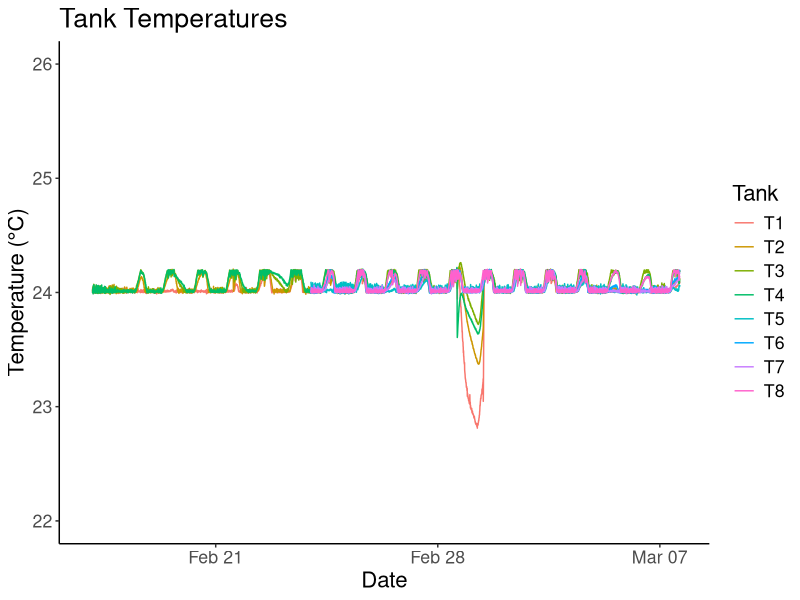
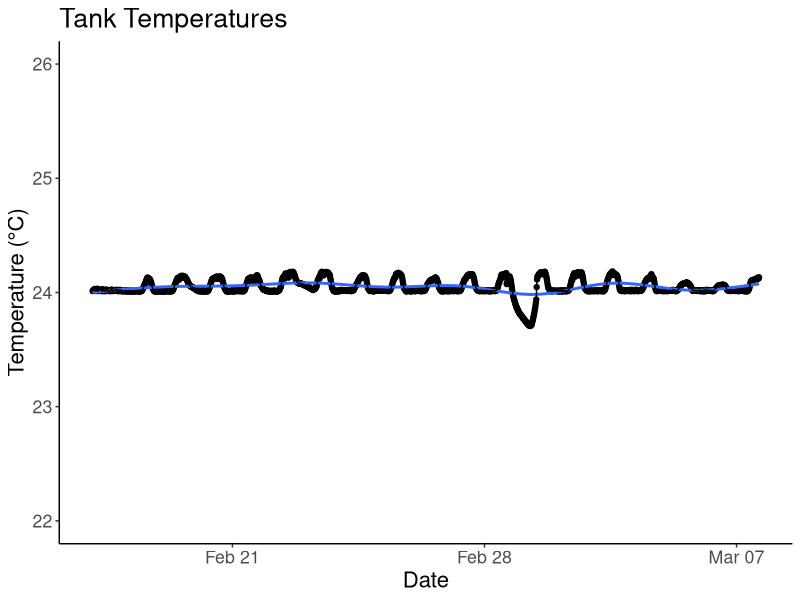
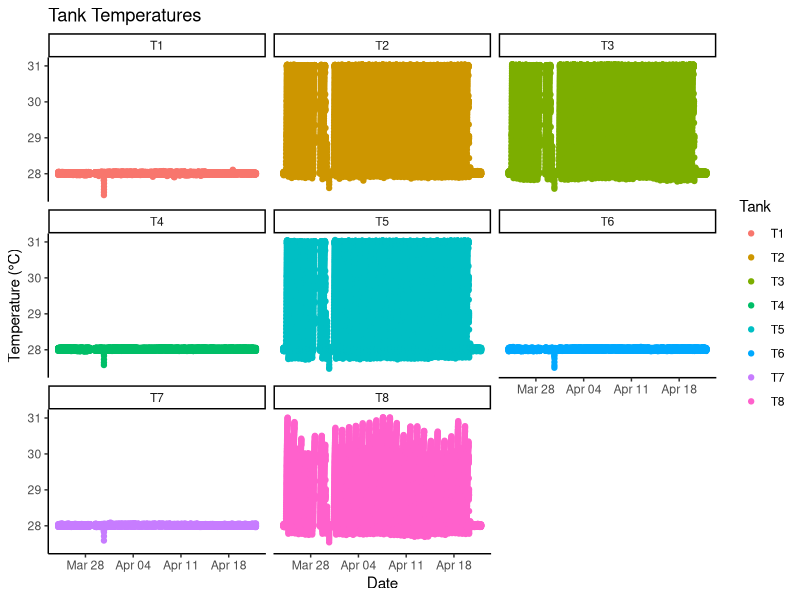
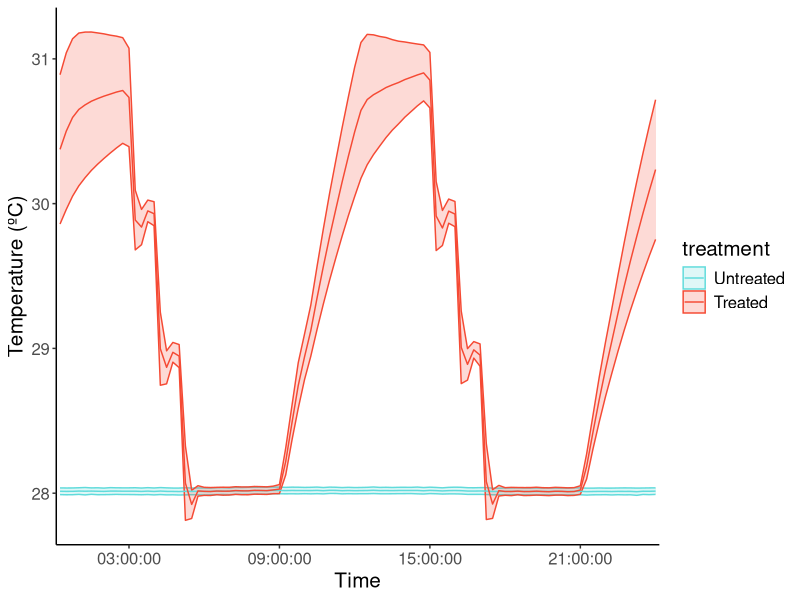
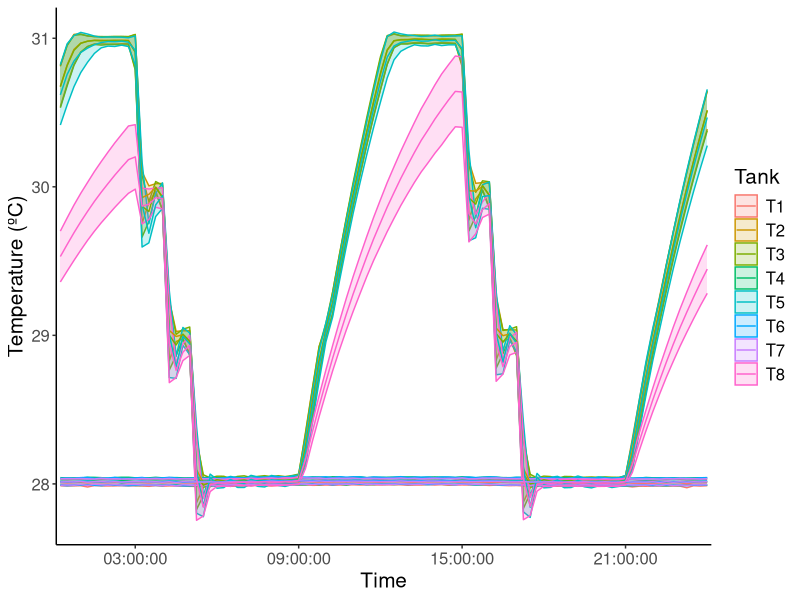
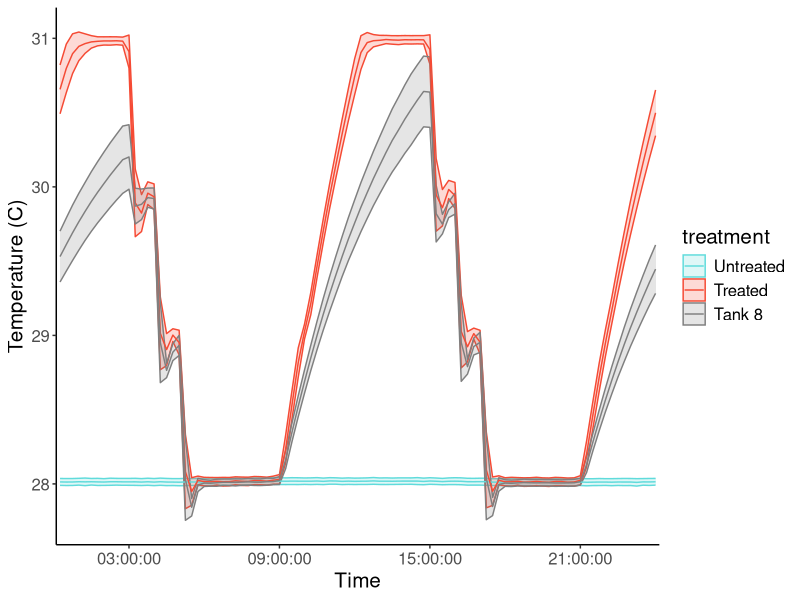
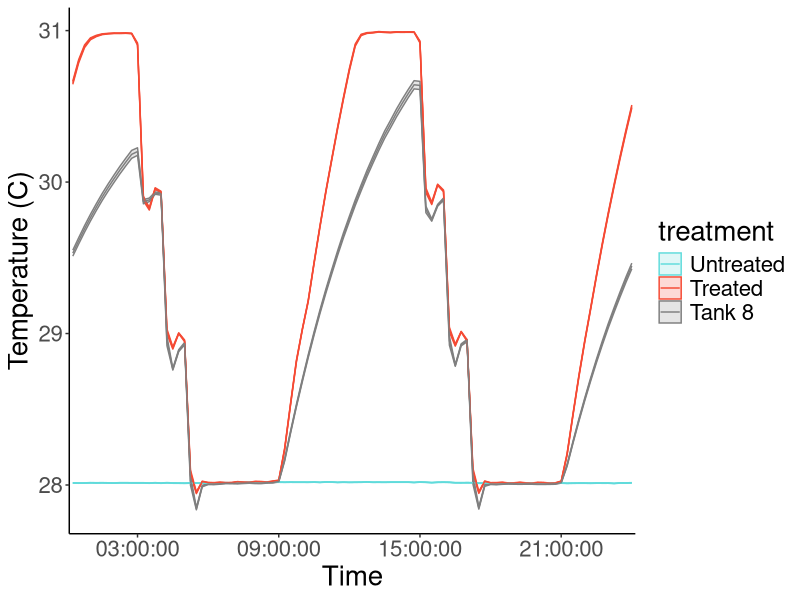
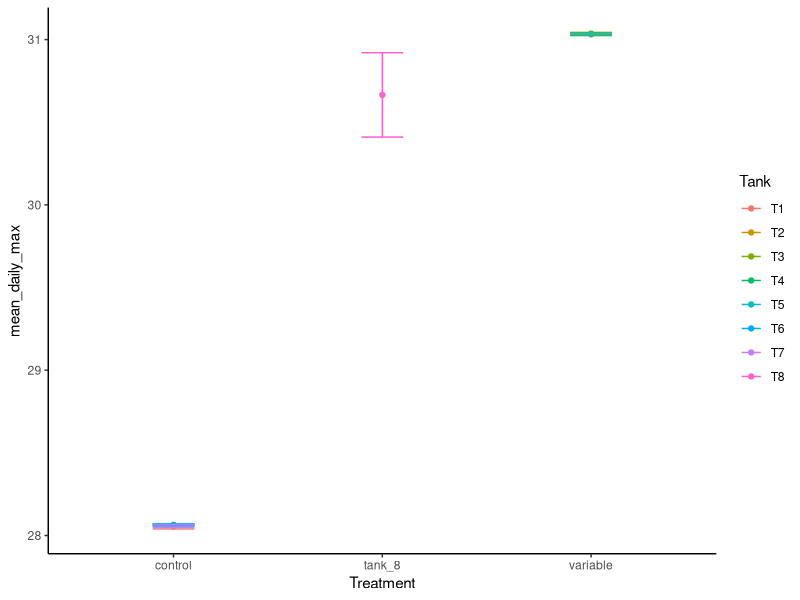

Recreate these plots in R, in order. (Note: this script raises an error after producing the figures.)
## ---- chunk 1
library(tidyverse)
library(plotrix) #for standard error function
library(cowplot)

feb4<- readxl::read_xlsx("Data from LabVIEW/20220204_TemperatureData edited.xlsx", col_types = c("date", "numeric", "numeric", 
        "numeric", "numeric", "numeric", 
        "numeric", "numeric", "numeric", 
        "numeric", "numeric", "numeric", 
        "numeric", "numeric", "numeric", 
        "numeric", "numeric"))
feb23 <- readxl::read_xlsx("Data from LabVIEW/20220223_TemperatureData edited.xlsx")
march7 <- readxl::read_xlsx("Data from LabVIEW/20220307_TemperatureData - Copy.xlsx")
march29 <- readxl::read_xlsx("Data from LabVIEW/20220329_TemperatureData.xlsx")
april15 <- readxl::read_xlsx("Data from LabVIEW/20220415_TemperatureData.xlsx")

april25 <- readxl::read_xlsx("Data from LabVIEW/20220425_TemperatureData (1).xlsx") #had to convert to csv because dates weren't reading in correctly

CBASS <- readxl::read_xlsx("Data from LabVIEW/CBASS_labview.xlsx")

may11 <- readxl::read_xlsx("Data from LabVIEW/20220511_TemperatureData.xlsx")
may20 <- readxl::read_xlsx("Data from LabVIEW/20220520_TemperatureData.xlsx")
june10 <- readxl::read_xlsx("Data from LabVIEW/20220610_TemperatureData - Copy.xlsx")
june24 <- readxl::read_xlsx("Data from LabVIEW/20220624_TemperatureData (1).xlsx")
july6 <- readxl::read_xlsx("Data from LabVIEW/20220706_TemperatureData.xlsx", 
    col_types = c("date", "numeric", "numeric", 
        "numeric", "numeric", "numeric", 
        "numeric", "numeric", "numeric", 
        "numeric", "numeric", "numeric", 
        "numeric", "numeric", "numeric", 
        "numeric", "numeric"))
july8 <- readxl::read_xlsx("Data from LabVIEW/20220708_TemperatureData edited.xlsx")
july20 <- read_csv("Data from LabVIEW/20220720_TemperatureData.csv") #had to convert to csv because dates weren't reading in correctly
  july20$Time <- lubridate::mdy_hms(july20$Time)
## ---- chunk 2
acclimation <- bind_rows(feb4, feb23) 
temptreatment<- bind_rows(march7, march29, april15) #treatment started march 24 and ended april 20
temptreatment %>% filter(Time >= as.Date("2022-03-24") & Time <= as.Date("2022-04-22")) -> temptreatment
#filter out one anomalous data point
  temptreatment %>% 
    filter(T1<23) 
# Set the specific data point to NA
temptreatment[temptreatment$T1 < 22.5, "T1"]= NA
  temptreatment %>% 
    filter(T1<23) #its gone now

CBASS #april 22
recovery <- bind_rows(april15, april25, may11, may20, june10) #recovery started april 23 and ended june 21
  recovery %>% filter(Time >= as.Date("2022-04-23") & Time <= as.Date("2022-06-22")) -> recovery
heatstressassay <- bind_rows(june10, june24, july6, july8, july20) #ramp up started june 21
## ---- chunk 3
#tanks 1-4 had Pclivosa in them since Feb 4, so they were maintained at 24 C. Tanks 5-8 didn't get Acer until Feb 24, so that's why their temps fluctuate before then.
#need to remove tank temps for tanks 5-8 for dates before feb 24 and before feb 17 for tanks 1-4
#ended up doing this manually in Excel

acclimation %>% 
  filter(Time >= as.Date("2022-02-17")) %>% 
  dplyr::select(Time:T8) %>% 
  pivot_longer(T1:T8, names_to="Tank", values_to ="Temp") %>% 
  ggplot(data = .,
       aes(x = Time, y = Temp, color = Tank)) +
  geom_line() + 
  theme_classic() +
  labs(title = "Tank Temperatures",
       y = "Temperature (°C)",
       x = "Date") +
  scale_y_continuous(limits = c(22, 26)) +
  theme(text = element_text(size = 16)) #all font sizes
## ---- chunk 4
#need to clean up this graph,summarize all the tanks together
acclimation$Time <- lubridate::round_date(acclimation$Time, unit = "15 min")

acclimation %>% 
  filter(Time >= as.Date("2022-02-17")) %>% 
  dplyr::select(Time:T8) %>% 
  pivot_longer(T1:T8, names_to="Tank", values_to ="Temp") %>% 
  drop_na(Temp) %>% 
  dplyr::group_by(Time) %>% 
  dplyr::summarise(avg_temp = mean(Temp), se = std.error(Temp)) %>% 
  ggplot(., aes(x=Time, y=avg_temp)) + 
  geom_point() +
  geom_smooth() +
  theme_classic() +
   geom_line() +
  labs(title = "Tank Temperatures",
       y = "Temperature (°C)",
       x = "Date") +
  scale_y_continuous(limits = c(22, 26)) +
  theme(text = element_text(size = 16)) #all font sizes
## ---- chunk 5
#all tanks separated
temptreatment %>% 
  dplyr::select(Time:T8) %>% 
  pivot_longer(T1:T8, names_to="Tank", values_to ="Temp") %>% 
  ggplot(data = .,
       aes(x = Time, y = Temp, color = Tank)) +
  geom_point() + 
  theme_classic() +
  facet_wrap(~Tank) +
  labs(title = "Tank Temperatures",
       y = "Temperature (°C)",
       x = "Date")
#ggsave("temptreatment_28d.pdf", width = 10, height = 6)
## ---- chunk 6
#summary figure of average tank temp during 24-hr period over the 28 days
temptreatment$Time <- lubridate::round_date(temptreatment$Time, unit = "15 min")
temptreatment %>% drop_na() -> temptreatment

temptreatment %>% 
  filter(Time >= "2022-03-24 09:00:00") %>% 
  filter(Time <= "2022-04-20 09:00:00") %>% 
    #remove tissue sampling time points because during those times, you modified the tank temps to all hold at  28 C
  filter(!Time >= "2022-03-30 09:00:00" | !Time <= "2022-03-31 09:00:00") %>% 
  dplyr::select(Time:T8) %>% 
  pivot_longer(T1:T8, names_to="Tank", values_to ="Temp") %>% 
  tidyr::separate(Time, c("Date", "Time"), sep = "\\ ") %>% 
  mutate(treatment = case_when(Tank == "T1" ~ "control",
                               Tank == "T2" ~ "variable",
                               Tank == "T3" ~ "variable",
                               Tank == "T4" ~ "control",
                               Tank == "T5" ~ "variable", 
                               Tank == "T6" ~ "control",
                               Tank == "T7" ~ "control",
                               Tank == "T8" ~ "variable")) %>% 
  dplyr::group_by(Time, treatment) %>% 
  dplyr::summarise(avg_temp = mean(Temp), sd = sd(Temp)) %>% 
  ggplot(., aes(x=Time, y=avg_temp, color = treatment)) + 
  theme_classic() +
  geom_ribbon(aes(fill=treatment, group = treatment, ymin = avg_temp - sd, ymax = avg_temp + sd), alpha = 0.2) +
   geom_line(aes(group = treatment)) +
  scale_x_discrete(breaks = c("03:00:00", "09:00:00", "15:00:00", "21:00:00")) +
  labs(y="Temperature (ºC)") +
  scale_color_manual(labels=c("Untreated", "Treated"), values = c( "#60DBDB", "#F54A34"))+
  scale_fill_manual(labels=c("Untreated", "Treated"), values = c( "#60DBDB", "#F54A34")) +
  theme(text = element_text(size = 15)) 
#ggsave("summarytemptreatment_stdeviation.pdf", width = 10, height = 6)
## ---- chunk 7
temptreatment %>% 
  filter(Time >= "2022-03-24 09:00:00") %>% 
  filter(Time <= "2022-04-20 09:00:00") %>% 
    #remove tissue sampling time points because during those times, you modified the tank temps to all hold at  28 C
  filter(!Time >= "2022-03-30 09:00:00" | !Time <= "2022-03-31 09:00:00") %>% 
  dplyr::select(Time:T8) %>% 
  pivot_longer(T1:T8, names_to="Tank", values_to ="Temp") %>% 
  tidyr::separate(Time, c("Date", "Time"), sep = "\\ ") %>% 
  # mutate(treatment = case_when(Tank == "T1" ~ "control",
  #                              Tank == "T2" ~ "variable",
  #                              Tank == "T3" ~ "variable",
  #                              Tank == "T4" ~ "control",
  #                              Tank == "T5" ~ "variable", 
  #                              Tank == "T6" ~ "control",
  #                              Tank == "T7" ~ "control",
  #                              Tank == "T8" ~ "variable")) %>% 
  dplyr::group_by(Time, Tank) %>% 
  dplyr::summarise(avg_temp = mean(Temp), sd = sd(Temp)) %>% 
  ggplot(., aes(x=Time, y=avg_temp, color = Tank)) + 
  theme_classic() +
  geom_ribbon(aes(fill=Tank, group = Tank, ymin = avg_temp - sd, ymax = avg_temp + sd), alpha = 0.2) +
   geom_line(aes(group = Tank)) +
  scale_x_discrete(breaks = c("03:00:00", "09:00:00", "15:00:00", "21:00:00")) +
  labs(y="Temperature (ºC)") +
 # scale_color_manual(labels=c("Control", "Variable"), values = c( "#60DBDB", "#F54A34"))+
 # scale_fill_manual(labels=c("Control", "Variable"), values = c( "#60DBDB", "#F54A34")) +
  theme(text = element_text(size = 15)) 
#ggsave("summarytemptreatment_alltanks_sd.pdf", width = 10, height = 6)
## ---- chunk 8
temptreatment %>% 
  filter(Time >= "2022-03-24 09:00:00") %>% 
  filter(Time <= "2022-04-20 09:00:00") %>% 
    #remove tissue sampling time points because during those times, you modified the tank temps to all hold at  28 C
  filter(!Time >= "2022-03-30 09:00:00" | !Time <= "2022-03-31 09:00:00") %>% 
  dplyr::select(Time:T8) %>% 
  pivot_longer(T1:T8, names_to="Tank", values_to ="Temp") %>% 
  tidyr::separate(Time, c("Date", "Time"), sep = "\\ ") %>% 
  mutate(treatment = case_when(Tank == "T1" ~ "control",
                               Tank == "T2" ~ "variable",
                               Tank == "T3" ~ "variable",
                               Tank == "T4" ~ "control",
                               Tank == "T5" ~ "variable",
                               Tank == "T6" ~ "control",
                               Tank == "T7" ~ "control")) %>%
  dplyr::group_by(Time, treatment) %>% 
  dplyr::summarise(avg_temp = mean(Temp), sd = sd(Temp)) %>% 
  ggplot(., aes(x=Time, y=avg_temp, color = treatment)) + 
  theme_classic() +
  geom_ribbon(aes(fill=treatment, group = treatment, ymin = avg_temp - sd, ymax = avg_temp + sd), alpha = 0.2) +
   geom_line(aes(group = treatment)) +
  scale_x_discrete(breaks = c("03:00:00", "09:00:00", "15:00:00", "21:00:00")) +
  labs(y="Temperature (C)") +
  scale_color_manual(labels=c("Untreated", "Treated", "Tank 8"), values = c( "#60DBDB", "#F54A34", "grey"))+
  scale_fill_manual(labels=c("Untreated", "Treated", "Tank 8"), values = c( "#60DBDB", "#F54A34", "grey")) +
  theme(text = element_text(size = 15)) 
#ggsave("summarytemptreatment_tank8separate_sd.pdf", width = 10, height = 6)
## ---- chunk 9
#with standard error instead of standard deviation

temptreatment %>% 
  filter(Time >= "2022-03-24 09:00:00") %>% 
  filter(Time <= "2022-04-20 09:00:00") %>% 
    #remove tissue sampling time points because during those times, you modified the tank temps to all hold at  28 C
  filter(!Time >= "2022-03-30 09:00:00" | !Time <= "2022-03-31 09:00:00") %>% 
  dplyr::select(Time:T8) %>% 
  pivot_longer(T1:T8, names_to="Tank", values_to ="Temp") %>% 
  tidyr::separate(Time, c("Date", "Time"), sep = "\\ ") %>% 
  mutate(treatment = case_when(Tank == "T1" ~ "control",
                               Tank == "T2" ~ "variable",
                               Tank == "T3" ~ "variable",
                               Tank == "T4" ~ "control",
                               Tank == "T5" ~ "variable", 
                               Tank == "T6" ~ "control",
                               Tank == "T7" ~ "control")) %>% 
  dplyr::group_by(Time, treatment) %>% 
  dplyr::summarise(avg_temp = mean(Temp), se = std.error(Temp)) %>% 
  ggplot(., aes(x=Time, y=avg_temp, color = treatment)) + 
  theme_classic() +
  geom_ribbon(aes(fill=treatment, group = treatment, ymin = avg_temp - se, ymax = avg_temp + se), alpha = 0.2) +
   geom_line(aes(group = treatment)) +
  scale_x_discrete(breaks = c("03:00:00", "09:00:00", "15:00:00", "21:00:00")) +
  labs(y="Temperature (C)") +
  scale_color_manual(labels=c("Untreated", "Treated", "Tank 8"), values = c( "#60DBDB", "#F54A34", "grey"))+
  scale_fill_manual(labels=c("Untreated", "Treated", "Tank 8"), values = c( "#60DBDB", "#F54A34", "grey")) +
  theme(text = element_text(size = 20)) 
#ggsave("summarytemptreatment_tank8separate_stderr.pdf", width = 10, height = 6)
## ---- chunk 10
temptreatment %>% 
  filter(Time >= "2022-03-24 09:00:00") %>% 
  filter(Time <= "2022-04-20 09:00:00") %>% 
    #remove tissue sampling time points because during those times, you modified the tank temps to all hold at  28 C
  filter(!Time >= "2022-03-30 09:00:00" | !Time <= "2022-03-31 09:00:00") %>% 
  dplyr::select(Time:T8) %>% 
  pivot_longer(T1:T8, names_to="Tank", values_to ="Temp") %>% 
  tidyr::separate(Time, c("Date", "Time"), sep = "\\ ") %>% 
  mutate(Treatment = case_when(Tank == "T1" ~ "control",
                               Tank == "T2" ~ "variable",
                               Tank == "T3" ~ "variable",
                               Tank == "T4" ~ "control",
                               Tank == "T5" ~ "variable", 
                               Tank == "T6" ~ "control",
                               Tank == "T7" ~ "control",
                               Tank == "T8" ~ "tank_8")) %>% 
  mutate(Species = case_when(Tank == "T1" ~ "Pclivosa",
                             Tank == "T2" ~ "Pclivosa",
                               Tank == "T3" ~ "Pclivosa",
                               Tank == "T4" ~ "Pclivosa",
                               Tank == "T5" ~ "Acervicornis", 
                               Tank == "T6" ~ "Acervicornis",
                               Tank == "T7" ~ "Acervicornis",
                               Tank == "T8" ~ "Acervicornis")) %>% 
  group_by(Tank, Date, Treatment, Species) %>% 
  summarise(daily_max = max(Temp), daily_min = min(Temp), daily_range = (max(Temp)-min(Temp))) %>% 
  ungroup() %>% 
  group_by(Tank, Treatment, Species) %>% 
  summarise(mean_daily_max=mean(daily_max),sd_daily_max=sd(daily_max), mean_daily_min=mean(daily_min),sd_daily_min=sd(daily_min),mean_daily_range=mean(daily_max - daily_min), sd_daily_range=sd(daily_max - daily_min)) -> meanmaxminrange_summarytable

meanmaxminrange_summarytable %>% 
  group_by(Treatment) %>% summarise(mean_max=mean(mean_daily_max),sd_max=sd(mean_daily_max), mean_min=mean(mean_daily_min),sd_min=sd(mean_daily_min),mean_range=mean(mean_daily_max - mean_daily_min), sd_daily_range=sd(mean_daily_max - mean_daily_min))

ggplot(meanmaxminrange_summarytable, aes(x=Treatment, y=mean_daily_max, color=Tank)) +
  geom_point() +
  geom_errorbar(aes(ymin = mean_daily_max - sd_daily_max, ymax = mean_daily_max + sd_daily_max), width = 0.2) +
  theme_classic()

ggplot(meanmaxminrange_summarytable, aes(x=Treatment, y=mean_daily_min, color=Tank)) +
  geom_point() +
  geom_errorbar(aes(ymin = mean_daily_min - sd_daily_min, ymax = mean_daily_min + sd_daily_min), width = 0.2) +
  theme_classic()

ggplot(meanmaxminrange_summarytable, aes(x=Treatment, y=mean_daily_range, color=Tank)) +
  geom_point() +
  geom_errorbar(aes(ymin = mean_daily_range - sd_daily_range, ymax = mean_daily_range + sd_daily_range), width = 0.2) +
  theme_classic()
## ---- chunk 11
p1=temptreatment %>% 
  filter(Time >= "2022-03-24 09:00:00") %>% 
  filter(Time <= "2022-04-20 09:00:00") %>% 
    #remove tissue sampling time points because during those times, you modified the tank temps to all hold at  28 C
  filter(!Time >= "2022-03-30 09:00:00" | !Time <= "2022-03-31 09:00:00") %>% 
  dplyr::select(Time:T8) %>% 
  pivot_longer(T1:T8, names_to="Tank", values_to ="Temp") %>% 
  tidyr::separate(Time, c("Date", "Time"), sep = "\\ ") %>% 
  mutate(Treatment = case_when(Tank == "T1" ~ "Untreated",
                               Tank == "T2" ~ "Treated",
                               Tank == "T3" ~ "Treated",
                               Tank == "T4" ~ "Untreated",
                               Tank == "T5" ~ "Treated", 
                               Tank == "T6" ~ "Untreated",
                               Tank == "T7" ~ "Untreated",
                               Tank == "T8" ~ "Tank 8")) %>% 
  mutate(Species = case_when(Tank == "T1" ~ "Pclivosa",
                             Tank == "T2" ~ "Pclivosa",
                               Tank == "T3" ~ "Pclivosa",
                               Tank == "T4" ~ "Pclivosa",
                               Tank == "T5" ~ "Acervicornis", 
                               Tank == "T6" ~ "Acervicornis",
                               Tank == "T7" ~ "Acervicornis",
                               Tank == "T8" ~ "Acervicornis")) %>% 
  group_by(Tank, Date, Treatment, Species) %>% 
  summarise(daily_max = max(Temp), daily_min = min(Temp), daily_range = (max(Temp)-min(Temp))) %>% 
  ggplot(., aes(x=Treatment, y=daily_max, color=Tank)) +
  geom_boxplot() + 
  theme_classic() +
  labs(y="Daily Maximum Temperature (ºC)") + 
  theme(legend.position = "none") +
  theme(text = element_text(size = 15)) 

p2=temptreatment %>% 
  filter(Time >= "2022-03-24 09:00:00") %>% 
  filter(Time <= "2022-04-20 09:00:00") %>% 
    #remove tissue sampling time points because during those times, you modified the tank temps to all hold at  28 C
  filter(!Time >= "2022-03-30 09:00:00" | !Time <= "2022-03-31 09:00:00") %>% 
  dplyr::select(Time:T8) %>% 
  pivot_longer(T1:T8, names_to="Tank", values_to ="Temp") %>% 
  tidyr::separate(Time, c("Date", "Time"), sep = "\\ ") %>% 
  mutate(Treatment = case_when(Tank == "T1" ~ "Untreated",
                               Tank == "T2" ~ "Treated",
                               Tank == "T3" ~ "Treated",
                               Tank == "T4" ~ "Untreated",
                               Tank == "T5" ~ "Treated", 
                               Tank == "T6" ~ "Untreated",
                               Tank == "T7" ~ "Untreated",
                               Tank == "T8" ~ "Tank 8")) %>% 
  mutate(Species = case_when(Tank == "T1" ~ "Pclivosa",
                             Tank == "T2" ~ "Pclivosa",
                               Tank == "T3" ~ "Pclivosa",
                               Tank == "T4" ~ "Pclivosa",
                               Tank == "T5" ~ "Acervicornis", 
                               Tank == "T6" ~ "Acervicornis",
                               Tank == "T7" ~ "Acervicornis",
                               Tank == "T8" ~ "Acervicornis")) %>% 
  group_by(Tank, Date, Treatment, Species) %>% 
  summarise(daily_max = max(Temp), daily_min = min(Temp), daily_range = (max(Temp)-min(Temp))) %>% 
  ggplot(., aes(x=Treatment, y=daily_min, color=Tank)) +
  geom_boxplot() + 
  theme_classic() +
  labs(y="Daily Minimum Temperature (ºC)") + 
  ylim(27,28.5) + 
  theme(legend.position = "none") +
  theme(text = element_text(size = 15)) 

p3=temptreatment %>% 
  filter(Time >= "2022-03-24 09:00:00") %>% 
  filter(Time <= "2022-04-20 09:00:00") %>% 
    #remove tissue sampling time points because during those times, you modified the tank temps to all hold at  28 C
  filter(!Time >= "2022-03-30 09:00:00" | !Time <= "2022-03-31 09:00:00") %>% 
  dplyr::select(Time:T8) %>% 
  pivot_longer(T1:T8, names_to="Tank", values_to ="Temp") %>% 
  tidyr::separate(Time, c("Date", "Time"), sep = "\\ ") %>% 
  mutate(Treatment = case_when(Tank == "T1" ~ "Untreated",
                               Tank == "T2" ~ "Treated",
                               Tank == "T3" ~ "Treated",
                               Tank == "T4" ~ "Untreated",
                               Tank == "T5" ~ "Treated", 
                               Tank == "T6" ~ "Untreated",
                               Tank == "T7" ~ "Untreated",
                               Tank == "T8" ~ "Tank 8")) %>% 
  mutate(Species = case_when(Tank == "T1" ~ "Pclivosa",
                             Tank == "T2" ~ "Pclivosa",
                               Tank == "T3" ~ "Pclivosa",
                               Tank == "T4" ~ "Pclivosa",
                               Tank == "T5" ~ "Acervicornis", 
                               Tank == "T6" ~ "Acervicornis",
                               Tank == "T7" ~ "Acervicornis",
                               Tank == "T8" ~ "Acervicornis")) %>% 
  group_by(Tank, Date, Treatment, Species) %>% 
  summarise(daily_max = max(Temp), daily_min = min(Temp), daily_range = (max(Temp)-min(Temp))) %>% 
  ggplot(., aes(x=Treatment, y=daily_range, color=Tank)) +
  geom_boxplot() + 
  theme_classic() +
  labs(y="Daily Range of Temperature (ºC)") +
  theme(text = element_text(size = 15)) 

plot_grid(p1, p2, p3, nrow = 1, align = 'v', rel_widths = c(1, 1, 1))
#ggsave("combined_maxminrange.pdf", width = 15, height = 5)
## ---- chunk 12
maxminrange_summarytable <- temptreatment %>% 
  filter(Time >= "2022-03-24 09:00:00") %>% 
  filter(Time <= "2022-04-20 09:00:00") %>% 
    #remove tissue sampling time points because during those times, you modified the tank temps to all hold at  28 C
  filter(!Time >= "2022-03-30 09:00:00" | !Time <= "2022-03-31 09:00:00") %>% 
  dplyr::select(Time:T8) %>% 
  pivot_longer(T1:T8, names_to="Tank", values_to ="Temp") %>% 
  tidyr::separate(Time, c("Date", "Time"), sep = "\\ ") %>% 
  mutate(Treatment = case_when(Tank == "T1" ~ "control",
                               Tank == "T2" ~ "variable",
                               Tank == "T3" ~ "variable",
                               Tank == "T4" ~ "control",
                               Tank == "T5" ~ "variable", 
                               Tank == "T6" ~ "control",
                               Tank == "T7" ~ "control",
                               Tank == "T8" ~ "tank_8")) %>% 
  mutate(Species = case_when(Tank == "T1" ~ "Pclivosa",
                             Tank == "T2" ~ "Pclivosa",
                               Tank == "T3" ~ "Pclivosa",
                               Tank == "T4" ~ "Pclivosa",
                               Tank == "T5" ~ "Acervicornis", 
                               Tank == "T6" ~ "Acervicornis",
                               Tank == "T7" ~ "Acervicornis",
                               Tank == "T8" ~ "Acervicornis")) %>% 
  group_by(Tank, Date, Treatment, Species) %>% 
  summarise(daily_max = max(Temp), daily_min = min(Temp), daily_range = (max(Temp)-min(Temp))) %>% 
  ungroup()

str(maxminrange_summarytable)

maxminrange_summarytable <- maxminrange_summarytable %>% 
  mutate(across(c(Tank,Date,Treatment,Species), as.factor))
## ---- chunk 13
maxminrange_summarytable %>% 
  aov(daily_max ~ Tank, data = .) -> model1

summary(model1)
#tank is significant

qqnorm(residuals(model1)) 
qqline(residuals(model1)) # not normal

#Non parametric test
maxminrange_summarytable %>% 
  kruskal_test(., daily_max ~ Tank) #significant

dunn.test(maxminrange_summarytable$daily_max, maxminrange_summarytable$Tank, method = "bonferroni")
# tank 5 (True treatment tank) is significantly different from all tanks

#dunn's test assumption is that distribution of groups is similar
ggqqplot(maxminrange_summarytable, "daily_max", facet.by = "Tank")
## ---- chunk 14
maxminrange_summarytable %>% 
  aov(daily_min ~ Tank, data = .) -> model2

summary(model2)
#tank is significant

qqnorm(residuals(model2)) 
qqline(residuals(model2)) # not normal

#Non parametric test
maxminrange_summarytable %>% 
  kruskal_test(., daily_min ~ Tank) #significant

dunn.test(maxminrange_summarytable$daily_min, maxminrange_summarytable$Tank, method = "bonferroni")
# tank 5 (True treatment tank) is significantly different from all tanks

#dunn's test assumption is that distribution of groups is similar
ggqqplot(maxminrange_summarytable, "daily_min", facet.by = "Tank")
## ---- chunk 15
maxminrange_summarytable %>% 
  aov(daily_range ~ Tank, data = .) -> model3

summary(model3)
#tank is significant

qqnorm(residuals(model3)) 
qqline(residuals(model3)) # not normal

#Non parametric test
maxminrange_summarytable %>% 
  kruskal_test(., daily_range ~ Tank) #significant

dunn.test(maxminrange_summarytable$daily_range, maxminrange_summarytable$Tank, method = "bonferroni")
# tank 5 (True treatment tank) is significantly different from all tanks

#dunn's test assumption is that distribution of groups is similar
ggqqplot(maxminrange_summarytable, "daily_range", facet.by = "Tank")
## ---- chunk 16
CBASS %>% 
  dplyr::select(Time:`8`) %>% 
  pivot_longer(`1`:`8`, names_to="Tank", values_to ="Temp") %>% 
  ggplot(data = .,
       aes(x = Time, y = Temp, color = Tank)) +
  geom_point() + 
  theme_classic() +
  facet_wrap(~Tank) +
  labs(title = "Tank Temperatures",
       y = "Temperature (°C)",
       x = "Date")
## ---- chunk 17
CBASS %>% 
  dplyr::select(Time:`8`) %>% 
  pivot_longer(`1`:`8`, names_to="Tank", values_to ="Temp") %>% 
  ggplot(data = .,
       aes(x = Time, y = Temp, color = Tank)) +
  geom_line() + 
  theme_classic() +
  labs(title = "Tank Temperatures",
       y = "Temperature (°C)",
       x = "Hour") +
  theme(text = element_text(size = 20)) 
#ggsave("CBASStemps.pdf", width = 10)
## ---- chunk 18
recovery %>% 
  dplyr::select(Time:T8) %>% 
  pivot_longer(T1:T8, names_to="Tank", values_to ="Temp") %>% 
  ggplot(data = .,
       aes(x = Time, y = Temp, color = Tank)) +
  geom_point() + 
  theme_classic() +
  facet_wrap(~Tank) +
  labs(title = "Tank Temperatures",
       y = "Temperature (°C)",
       x = "Date")

#not all of these tanks were used for recovery, check metadata sheet to confirm which tanks we got rid of
## ---- chunk 19
recovery %>% 
  dplyr::select(Time, T3, T4, T6, T7, T8) %>% 
  pivot_longer(T3:T8, names_to="Tank", values_to ="Temp") %>% 
  ggplot(data = .,
       aes(x = Time, y = Temp, color = Tank)) +
  geom_line() + 
  theme_classic() +
  labs(title = "Tank Temperatures",
       y = "Temperature (°C)",
       x = "Date") +
  theme(text = element_text(size = 15)) 
## ---- chunk 20
#need to clean up this graph,summarize all the tanks together
recovery$Time <- lubridate::round_date(recovery$Time, unit = "15 min")

recovery %>% 
  dplyr::filter(Time <= as.Date("2022-06-21")) %>% 
  dplyr::select(Time, T3, T4, T6, T7, T8)  %>% 
  dplyr::select(Time:T8) %>% 
  pivot_longer(T3:T8, names_to="Tank", values_to ="Temp") %>% 
  drop_na(Temp) %>% 
  dplyr::group_by(Time) %>% 
  dplyr::summarise(avg_temp = mean(Temp), se = std.error(Temp)) %>% 
  ggplot(., aes(x=Time, y=avg_temp)) + 
  geom_point() +
  geom_smooth() +
  theme_classic() +
  labs(title = "Tank Temperatures",
       y = "Temperature (°C)",
       x = "Date") +
  scale_y_continuous(limits = c(27, 29)) +
  theme(text = element_text(size = 16)) #all font sizes
## ---- chunk 21
heatstressassay %>% 
  dplyr::select(Time:T8) %>% 
  pivot_longer(T1:T8, names_to="Tank", values_to ="Temp") %>% 
  ggplot(data = .,
       aes(x = Time, y = Temp, color = Tank)) +
  geom_point() + 
  theme_classic() +
  facet_wrap(~Tank) +
  labs(title = "Tank Temperatures",
       y = "Temperature (°C)",
       x = "Date")

heatstressassay %>% 
  arrange(desc(Time)) #high temp in tank 4 goes until the very end, july 22. when do i call the "End of experiment"?

#was it just tanks 3, 4, and 8 that we used as the heat stress assay tanks? What was happening in tank 1?
## ---- chunk 22
heatstressassay$Time <- lubridate::round_date(heatstressassay$Time, unit = "60 min")


heatstressassay %>% 
 dplyr::select(Time, T3, T4, T7, T8) %>% 
  pivot_longer(T3:T8, names_to="Tank", values_to ="Temp") %>% 
   mutate(Treatment = case_when(Tank == "T3" ~ "heatstress",
                               Tank == "T4" ~ "heatstress",
                               Tank == "T7" ~ "ambient",
                               Tank == "T8" ~ "heatstress")) %>% 
  filter(Tank == "T3") %>% 
  filter(Temp > 31) %>% 
  arrange(desc(Time)) #T3 went all the way to july 22

heatstressassay %>% 
 dplyr::select(Time, T3, T4, T7, T8) %>% 
  pivot_longer(T3:T8, names_to="Tank", values_to ="Temp") %>% 
   mutate(Treatment = case_when(Tank == "T3" ~ "heatstress",
                               Tank == "T4" ~ "heatstress",
                               Tank == "T7" ~ "ambient",
                               Tank == "T8" ~ "heatstress")) %>% 
  filter(Tank == "T4") %>% 
  filter(Temp > 31) %>% 
  arrange(desc(Time)) #T4 went to july 22

heatstressassay %>% 
 dplyr::select(Time, T3, T4, T7, T8) %>% 
  pivot_longer(T3:T8, names_to="Tank", values_to ="Temp") %>% 
   mutate(Treatment = case_when(Tank == "T3" ~ "heatstress",
                               Tank == "T4" ~ "heatstress",
                               Tank == "T7" ~ "ambient",
                               Tank == "T8" ~ "heatstress")) %>% 
  filter(Tank == "T8") %>% 
  filter(Temp > 31) %>% 
  arrange(desc(Time)) #T8 stopped heat stress on july 13


heatstressassay %>% 
  dplyr::select(Time, T3, T4, T7, T8) %>% 
  pivot_longer(T3:T8, names_to="Tank", values_to ="Temp") %>% 
  filter(!(Time >= "2022-07-14 00:00:00" & Tank == "T8")) %>% 
   mutate(Treatment = case_when(Tank == "T3" ~ "heatstress",
                               Tank == "T4" ~ "heatstress",
                               Tank == "T7" ~ "ambient",
                               Tank == "T8" ~ "heatstress")) %>% 
  group_by(Time, Treatment) %>% 
  summarise(mean_temp = mean(Temp), se = std.error(Temp)) %>% 
  ggplot(data = .,
       aes(x = Time, y = mean_temp, color = Treatment)) +
  geom_point() + 
  theme_classic() +
  labs(y = "Temperature (°C)",
       x = "Date") +
  theme(text = element_text(size = 15)) +
  geom_point() + 
  geom_errorbar(aes(fill=Treatment, group = Treatment, ymin = mean_temp - se, ymax = mean_temp + se), alpha = 0.2) +
  scale_color_manual(labels=c("Ambient", "Heat stress"), values = c( "#60DBDB", "#F54A34"))+
  scale_fill_manual(labels=c("Ambient", "Heat stress"), values = c( "#60DBDB", "#F54A34"))
#ggsave("slowburnheatstress.pdf", width = 9, height = 6)
